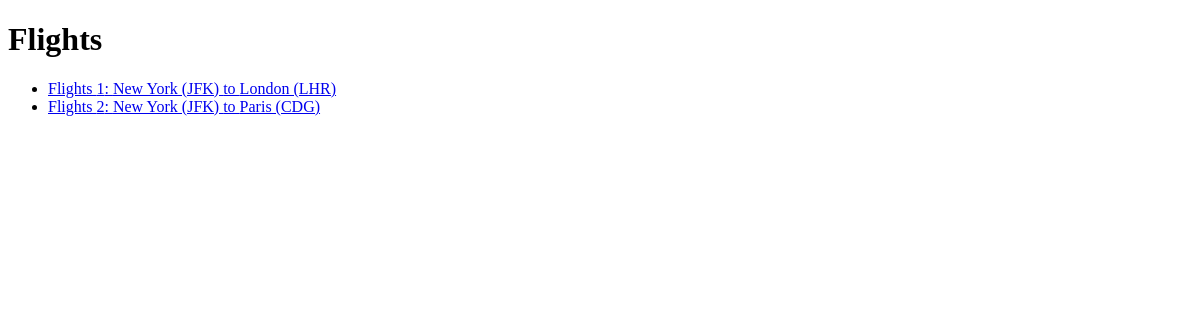
The app's page /flights/, older data.
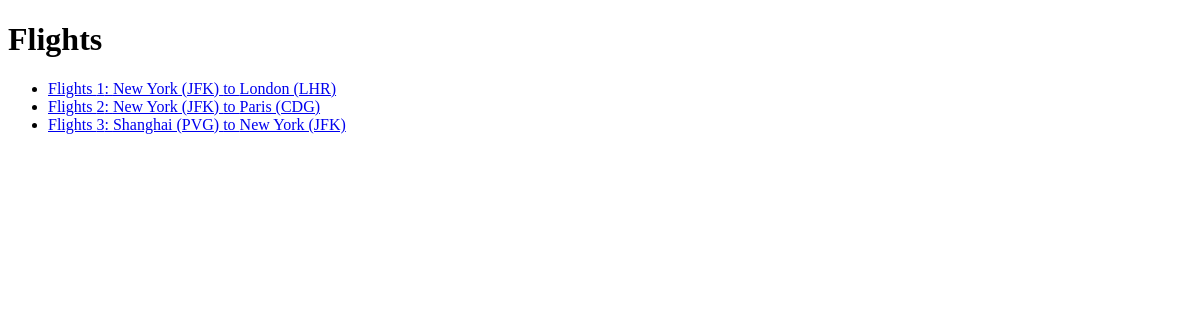
The same page, newer data.
### flights/models.py (models this page shows, shortened)
class Flight(models.Model):
    origin = models.ForeignKey(Airport, on_delete=models.CASCADE, related_name="departures")
    destination = models.ForeignKey(Airport, on_delete=models.CASCADE, related_name="arrivals")
    duration = models.IntegerField()

class Airport(models.Model):
    code = models.CharField(max_length=3)
    city = models.CharField(max_length=64)
    def __str__(self):
        return f"{self.city} ({self.code})"

### flights/views.py (the view)
# urls.py: path("", views.index, name="index"),
def index(request):
    return render(request, "flights/index.html", {
        "flights": Flight.objects.all()
    })

### flights/templates/flights/index.html
{% extends "flights/layout.html" %}
{% block body %}
<h1>Flights</h1>
<ul>
 {% for flight in flights %}
 <li>
  <a href="{% url 'flight' flight.id %}">
   Flights {{ flight.id }}: {{ flight.origin }} to {{ flight.destination }}
  </a>
 </li>
 {% endfor %}
</ul>
{% endblock %}

Row changes from the older to the newer data that the page shows:
added Flight: id "3", origin "Shanghai (PVG)", destination "New York (JFK)"
